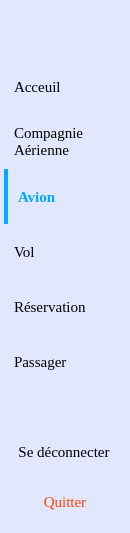
       <widget class="QFrame" name="frame_21">
        <property name="sizePolicy">
         <sizepolicy hsizetype="Expanding" vsizetype="Preferred">
          <horstretch>0</horstretch>
          <verstretch>0</verstretch>
         </sizepolicy>
        </property>
        <property name="minimumSize">
         <size>
          <width>130</width>
          <height>0</height>
         </size>
        </property>
        <property name="maximumSize">
         <size>
          <width>130</width>
          <height>16777215</height>
         </size>
        </property>
        <property name="styleSheet">
         <string notr="true">QFrame {
background-color : #e0e7ff;
border : 4px solid #e0e7ff;
}</string>
        </property>
        <property name="frameShape">
         <enum>QFrame::Shape::StyledPanel</enum>
        </property>
        <property name="frameShadow">
         <enum>QFrame::Shadow::Raised</enum>
        </property>
        <layout class="QVBoxLayout" name="verticalLayout_6">
         <property name="spacing">
          <number>0</number>
         </property>
         <property name="leftMargin">
          <number>0</number>
         </property>
         <property name="topMargin">
          <number>0</number>
         </property>
         <property name="rightMargin">
          <number>0</number>
         </property>
         <property name="bottomMargin">
          <number>0</number>
         </property>
         <item>
          <widget class="QPushButton" name="pushButton">
           <property name="sizePolicy">
            <sizepolicy hsizetype="Expanding" vsizetype="Expanding">
             <horstretch>0</horstretch>
             <verstretch>0</verstretch>
            </sizepolicy>
           </property>
           <property name="minimumSize">
            <size>
             <width>110</width>
             <height>55</height>
            </size>
           </property>
           <property name="maximumSize">
            <size>
             <width>130</width>
             <height>100</height>
            </size>
           </property>
           <property name="font">
            <font>
             <family>Times New Roman</family>
             <pointsize>12</pointsize>
             <underline>true</underline>
            </font>
           </property>
           <property name="styleSheet">
            <string notr="true">QPushButton
{
border : none;
}</string>
           </property>
           <property name="text">
            <string/>
           </property>
           <property name="iconSize">
            <size>
             <width>20</width>
             <height>20</height>
            </size>
           </property>
          </widget>
         </item>
         <item>
          <widget class="QPushButton" name="menuAcceuil">
           <property name="sizePolicy">
            <sizepolicy hsizetype="Expanding" vsizetype="Expanding">
             <horstretch>0</horstretch>
             <verstretch>0</verstretch>
            </sizepolicy>
           </property>
           <property name="minimumSize">
            <size>
             <width>109</width>
             <height>55</height>
            </size>
           </property>
           <property name="maximumSize">
            <size>
             <width>130</width>
             <height>100</height>
            </size>
           </property>
           <property name="font">
            <font>
             <family>Times New Roman</family>
             <pointsize>11</pointsize>
            </font>
           </property>
           <property name="styleSheet">
            <string notr="true">QPushButton
{
border : none;
text-align : left;
padding-left : 10px;
border-radius : none;
}
QPushButton:hover
{
text-decoration : underline;
}
QPushButton:pressed
{
background-color : #e0e7ff;
}</string>
           </property>
           <property name="text">
            <string>Acceuil</string>
           </property>
           <property name="icon">
            <iconset resource="ressources/icons.qrc">
             <normaloff>:/icons/acceuil.png</normaloff>:/icons/acceuil.png</iconset>
           </property>
           <property name="iconSize">
            <size>
             <width>30</width>
             <height>30</height>
            </size>
           </property>
          </widget>
         </item>
         <item>
          <widget class="QPushButton" name="menuCompagnieAerienne">
           <property name="sizePolicy">
            <sizepolicy hsizetype="Expanding" vsizetype="Expanding">
             <horstretch>0</horstretch>
             <verstretch>0</verstretch>
            </sizepolicy>
           </property>
           <property name="minimumSize">
            <size>
             <width>109</width>
             <height>55</height>
            </size>
           </property>
           <property name="maximumSize">
            <size>
             <width>130</width>
             <height>100</height>
            </size>
           </property>
           <property name="font">
            <font>
             <family>Times New Roman</family>
             <pointsize>11</pointsize>
            </font>
           </property>
           <property name="styleSheet">
            <string notr="true">QPushButton
{
border : none;
text-align : left;
padding-left : 10px;
border-radius : none;
}
QPushButton:hover
{
text-decoration : underline;
}
QPushButton:pressed
{
background-color : #e0e7ff;
}</string>
           </property>
           <property name="text">
            <string>Compagnie
Aérienne</string>
           </property>
           <property name="icon">
            <iconset resource="ressources/icons.qrc">
             <normaloff>:/icons/compagnie.png</normaloff>:/icons/compagnie.png</iconset>
           </property>
           <property name="iconSize">
            <size>
             <width>30</width>
             <height>30</height>
            </size>
           </property>
          </widget>
         </item>
         <item>
          <widget class="QPushButton" name="menuAvion">
           <property name="sizePolicy">
            <sizepolicy hsizetype="Expanding" vsizetype="Expanding">
             <horstretch>0</horstretch>
             <verstretch>0</verstretch>
            </sizepolicy>
           </property>
           <property name="minimumSize">
            <size>
             <width>109</width>
             <height>55</height>
            </size>
           </property>
           <property name="maximumSize">
            <size>
             <width>130</width>
             <height>100</height>
            </size>
           </property>
           <property name="font">
            <font>
             <family>Times New Roman</family>
             <pointsize>11</pointsize>
             <bold>true</bold>
            </font>
           </property>
           <property name="styleSheet">
            <string notr="true">QPushButton
{
text-align : left;
padding-left : 10px;
border : none;
font-weight : bold;
border-radius : 0px;
border-left : 4px solid #00aaff;
color : #00aaff;

}
QPushButton:hover
{
text-decoration : underline;
}</string>
           </property>
           <property name="text">
            <string>Avion</string>
           </property>
           <property name="icon">
            <iconset resource="ressources/icons.qrc">
             <normaloff>:/icons/avion.png</normaloff>:/icons/avion.png</iconset>
           </property>
           <property name="iconSize">
            <size>
             <width>30</width>
             <height>30</height>
            </size>
           </property>
          </widget>
         </item>
         <item>
          <widget class="QPushButton" name="menuVol">
           <property name="sizePolicy">
            <sizepolicy hsizetype="Expanding" vsizetype="Expanding">
             <horstretch>0</horstretch>
             <verstretch>0</verstretch>
            </sizepolicy>
           </property>
           <property name="minimumSize">
            <size>
             <width>109</width>
             <height>55</height>
            </size>
           </property>
           <property name="maximumSize">
            <size>
             <width>130</width>
             <height>100</height>
            </size>
           </property>
           <property name="font">
            <font>
             <family>Times New Roman</family>
             <pointsize>11</pointsize>
            </font>
           </property>
           <property name="styleSheet">
            <string notr="true">QPushButton
{
border : none;
text-align : left;
padding-left : 10px;
border-radius : none;
}
QPushButton:hover
{
text-decoration : underline;
}
QPushButton:pressed
{
background-color : #e0e7ff;
}</string>
           </property>
           <property name="text">
            <string>Vol</string>
           </property>
           <property name="icon">
            <iconset resource="ressources/icons.qrc">
             <normaloff>:/icons/vol.png</normaloff>:/icons/vol.png</iconset>
           </property>
           <property name="iconSize">
            <size>
             <width>30</width>
             <height>30</height>
            </size>
           </property>
          </widget>
         </item>
         <item>
          <widget class="QPushButton" name="menuReservation">
           <property name="sizePolicy">
            <sizepolicy hsizetype="Expanding" vsizetype="Expanding">
             <horstretch>0</horstretch>
             <verstretch>0</verstretch>
            </sizepolicy>
           </property>
           <property name="minimumSize">
            <size>
             <width>109</width>
             <height>55</height>
            </size>
           </property>
           <property name="maximumSize">
            <size>
             <width>130</width>
             <height>100</height>
            </size>
           </property>
           <property name="font">
            <font>
             <family>Times New Roman</family>
             <pointsize>11</pointsize>
            </font>
           </property>
           <property name="styleSheet">
            <string notr="true">QPushButton
{
border : none;
text-align : left;
padding-left : 10px;
border-radius : none;
}
QPushButton:hover
{
text-decoration : underline;
}
QPushButton:pressed
{
background-color : #e0e7ff;
}</string>
           </property>
           <property name="text">
            <string>Réservation</string>
           </property>
           <property name="icon">
            <iconset resource="ressources/icons.qrc">
             <normaloff>:/icons/reservation.png</normaloff>:/icons/reservation.png</iconset>
           </property>
           <property name="iconSize">
            <size>
             <width>30</width>
             <height>30</height>
            </size>
           </property>
          </widget>
         </item>
         <item>
          <widget class="QPushButton" name="menuPassager">
           <property name="sizePolicy">
            <sizepolicy hsizetype="Expanding" vsizetype="Expanding">
             <horstretch>0</horstretch>
             <verstretch>0</verstretch>
            </sizepolicy>
           </property>
           <property name="minimumSize">
            <size>
             <width>109</width>
             <height>55</height>
            </size>
           </property>
           <property name="maximumSize">
            <size>
             <width>130</width>
             <height>100</height>
            </size>
           </property>
           <property name="font">
            <font>
             <family>Times New Roman</family>
             <pointsize>11</pointsize>
            </font>
           </property>
           <property name="styleSheet">
            <string notr="true">QPushButton
{
border : none;
text-align : left;
padding-left : 10px;
border-radius : none;
}
QPushButton:hover
{
text-decoration : underline;
}
QPushButton:pressed
{
background-color : #e0e7ff;
}</string>
           </property>
           <property name="text">
            <string>Passager</string>
           </property>
           <property name="icon">
            <iconset resource="ressources/icons.qrc">
             <normaloff>:/icons/passager.png</normaloff>:/icons/passager.png</iconset>
           </property>
           <property name="iconSize">
            <size>
             <width>30</width>
             <height>30</height>
            </size>
           </property>
          </widget>
         </item>
         <item>
          <spacer name="verticalSpacer_22">
           <property name="orientation">
            <enum>Qt::Orientation::Vertical</enum>
           </property>
           <property name="sizeType">
            <enum>QSizePolicy::Policy::Preferred</enum>
           </property>
           <property name="sizeHint" stdset="0">
            <size>
             <width>20</width>
             <height>40</height>
            </size>
           </property>
          </spacer>
         </item>
         <item>
          <widget class="QPushButton" name="menuSeDeconnecter">
           <property name="sizePolicy">
            <sizepolicy hsizetype="Preferred" vsizetype="Expanding">
             <horstretch>0</horstretch>
             <verstretch>0</verstretch>
            </sizepolicy>
           </property>
           <property name="minimumSize">
            <size>
             <width>80</width>
             <height>45</height>
            </size>
           </property>
           <property name="maximumSize">
            <size>
             <width>120</width>
             <height>45</height>
            </size>
           </property>
           <property name="font">
            <font>
             <family>Times New Roman</family>
             <pointsize>11</pointsize>
            </font>
           </property>
           <property name="styleSheet">
            <string notr="true">QPushButton {
background-color : #e0e7ff;
    color : black;
border : none;
}

QPushButton:hover {
    color : #FF4081;
text-decoration : underline;
}</string>
           </property>
           <property name="text">
            <string>Se déconnecter</string>
           </property>
           <property name="icon">
            <iconset theme="QIcon::ThemeIcon::SystemLogOut"/>
           </property>
           <property name="iconSize">
            <size>
             <width>20</width>
             <height>20</height>
            </size>
           </property>
          </widget>
         </item>
         <item>
          <widget class="QPushButton" name="menuQuitter">
           <property name="sizePolicy">
            <sizepolicy hsizetype="Expanding" vsizetype="Expanding">
             <horstretch>0</horstretch>
             <verstretch>0</verstretch>
            </sizepolicy>
           </property>
           <property name="minimumSize">
            <size>
             <width>109</width>
             <height>55</height>
            </size>
           </property>
           <property name="maximumSize">
            <size>
             <width>130</width>
             <height>100</height>
            </size>
           </property>
           <property name="font">
            <font>
             <family>Times New Roman</family>
             <pointsize>11</pointsize>
            </font>
           </property>
           <property name="styleSheet">
            <string notr="true">QPushButton
{
border : none;
color : orangered;
}
QPushButton:hover
{
color : #cc3600;
text-decoration : underline;
}
</string>
           </property>
           <property name="text">
            <string>Quitter</string>
           </property>
           <property name="iconSize">
            <size>
             <width>30</width>
             <height>30</height>
            </size>
           </property>
          </widget>
         </item>
        </layout>
       </widget>
